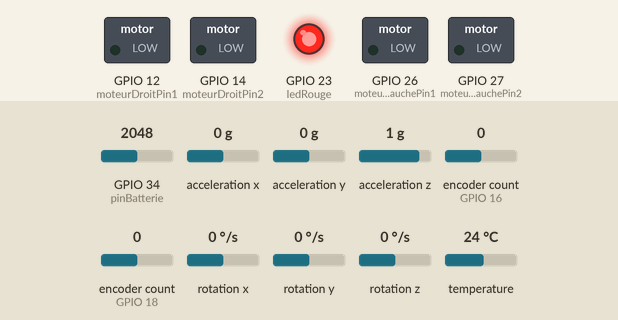
A program run on a simulated ESP32. Shown: switched loads named in the program (green lamp = pin HIGH), output pins drawn as LEDs (lit = HIGH). The inputs (shaded band) are chosen by the test bench; at power-on: GPIO 34 (pinBatterie) = 2048, acceleration y 0 g, rotation z 0 °/s, acceleration x 0 g, acceleration z 1 g, encoder count (sensors on GPIO 16, GPIO 18) 0, rotation x 0 °/s, rotation y 0 °/s, temperature 24 °C. Nothing arrives over Bluetooth unless stated; what the program prints to the serial monitor is not drawn.

Above: at 1.2 s.
1.3 s: GPIO 34 (pinBatterie) set to 3629
4.3 s: GPIO 34 (pinBatterie) set to 3743
At 4.8 s:
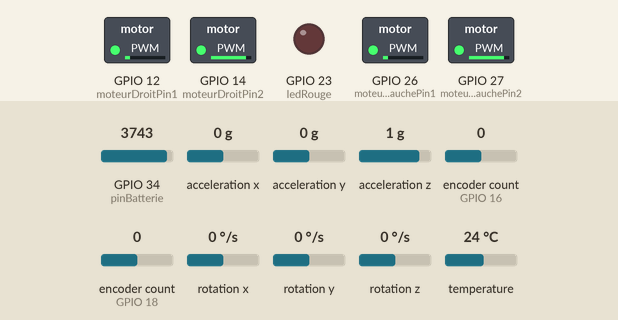
5.8 s: acceleration y set to -1.4 g
At 7.0 s:
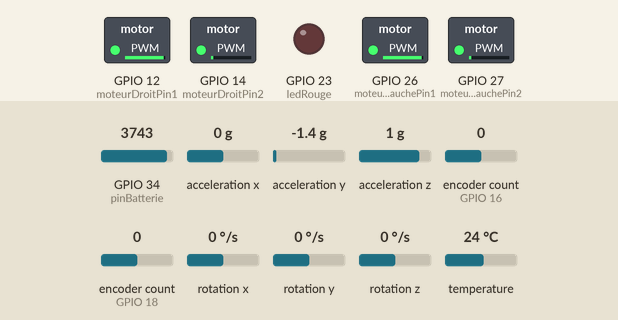
7.3 s: rotation z set to -100 °/s
At 8.93 s:
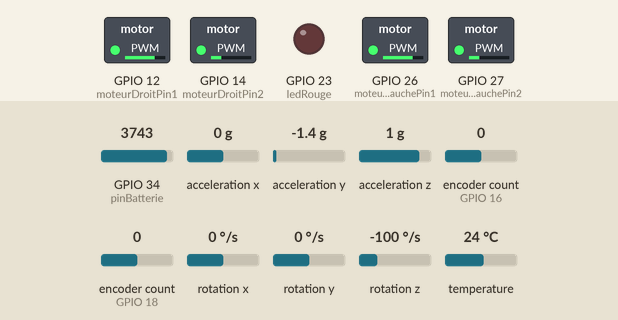
10.3 s: GPIO 34 (pinBatterie) set to 122
At 10.6 s:
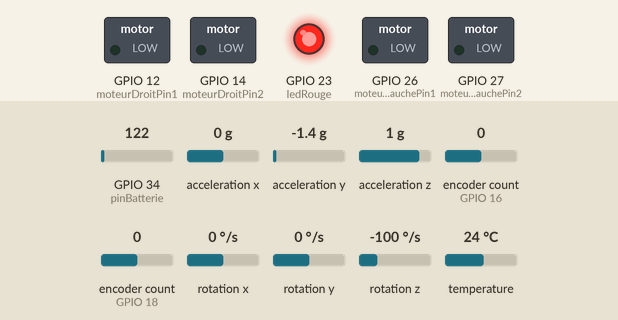
Timing chart, 0 to 13.3 s (numbered marks = the images above; inputs shaded):
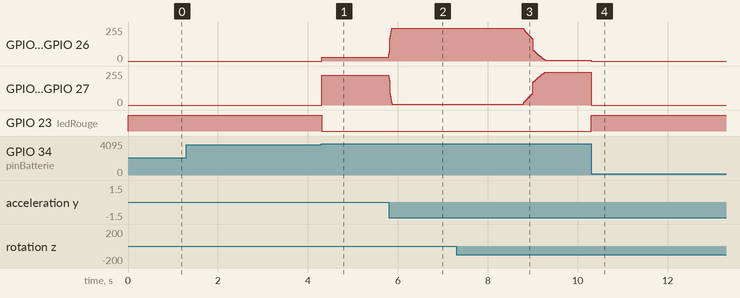

Measured:
- the behaviour switches between 3696 and 3697 on GPIO 34 (pinBatterie) (found by bisection; images 0 and 1)
- after the input at 4.3 s, GPIO 12 (moteurDroitPin1), GPIO 26 (moteurGauchePin1): 0/255 → 30/255 at once; GPIO 14 (moteurDroitPin2), GPIO 27 (moteurGauchePin2): 0/255 → 222/255 at once; GPIO 23 (ledRouge): HIGH → LOW at once
- after the input at 5.8 s, GPIO 12 (moteurDroitPin1), GPIO 26 (moteurGauchePin1): 30/255 → 246/255 at once; GPIO 14 (moteurDroitPin2), GPIO 27 (moteurGauchePin2): 222/255 → 7/255 at once
- after the input at 7.3 s, GPIO 12 (moteurDroitPin1), GPIO 26 (moteurGauchePin1): moves from 246/255 to 7/255 over 0.50 s, starting after 1.5 s; GPIO 14 (moteurDroitPin2), GPIO 27 (moteurGauchePin2): moves from 7/255 to 246/255 over 0.49 s, starting after 1.5 s
- after the input at 10.3 s, GPIO 12 (moteurDroitPin1), GPIO 26 (moteurGauchePin1): 7/255 → 0/255 at once; GPIO 14 (moteurDroitPin2), GPIO 27 (moteurGauchePin2): 246/255 → 0/255 at once; GPIO 23 (ledRouge): LOW → HIGH at once

The program:

main.cpp
```cpp
#include <Arduino.h>
#include <String.h>
#include <Adafruit_MPU6050.h>
#include <Adafruit_Sensor.h>
#include <Wire.h>
#include <ESP32Encoder.h>
#include "BluetoothSerial.h"

BluetoothSerial SerialBT;

// Définir les pins des moteurs
const int moteurGauchePin1 = 26; // IN1
const int moteurGauchePin2 = 27; // IN2
const int moteurDroitPin1 = 12;  // IN3
const int moteurDroitPin2 = 14;  // IN4

// Définir les canaux PWM
const int channelGauche1 = 0;
const int channelGauche2 = 1;
const int channelDroit1 = 2;
const int channelDroit2 = 3;

// LED ROUGE
const int ledRouge = 23;

// Définir la fréquence et la résolution PWM
const int freq = 20000;   // Fréquence en Hz
const int resolution = 8; // Résolution en bits

// Mesure tension batterie
#define pinBatterie 34

// Définir les pins encodeurs
#define CLKD 17 // CLK ENCODER droit
#define DTD 16  // DT ENCODER gauche
#define CLKG 19 // CLK ENCODER gauche
#define DTG 18  // DT ENCODER gauche

ESP32Encoder encoderD;
ESP32Encoder encoderG;

Adafruit_MPU6050 mpu;       // Création d'un objet mpu de type Adafruit_MPU6050 pour interagir avec le capteur MPU6050
sensors_event_t a, g, temp; // Déclaration des variables a, g et temp de type sensors_event_t pour stocker les données du MPU6050

float accx;
float accy;
float accz;

char FlagCalcul = 0;
float Te = 10;    // période d'échantillonage en ms
float Tau = 1000; // constante de temps du filtre en ms
float Tauv = 200;

float thetaG, thetaV, thetaVF, angleGyro, thetaGF, angle;

float thetaeq = 0.044; // 0
float consigne = 0 - thetaeq;

float erreur;
float vitesse;
float commande;
float ec;
float gyro;

float offsetMPU = 0.95; // 0.95

float frt = 40.2; // 0

// Définir les variables pour l'asservissement de vitesse
//  Ajoutez ces variables globales
float vitesseConsigne = 0; // choix de la vitesse de consigne
// float crtlvit;
float positionActuelle = 0;

// float vitesseConsigne = crtlvit;
float derniereErreur = 0;
float integrale = 0;
float vitesseFiltree = 0;
float positionPrecedente = 0;
float vitesseActuelle = 0;
float sommeErreurVitesse = 0;
// réglage PID
float Kp_vitesse = 0.015;
float Ki_vitesse = 0.05;
float Kd_vitesse = 2;
// stockage du temps de la dernière mesure
unsigned long dernierTemps = 0;

float commandeVitesse;

// incrément de la rampe pour la vitesse
float increment = 0.005;

int direction; // direction

int slider;

// contrôle de la batterie
float valeurBrute;
float seuilCritique = 6.5; // seuil critique pour la batterie
float tensionBatterie;     // tension de la batterie
char flagBatterie = 0;     // flag pour la batterie

// coefficient du filtre
float A, B;
float Avit, Bvit;

float Kp = 1276;
float Kd = 28.4;

void controle(void *parameters)
{
  TickType_t xLastWakeTime;
  xLastWakeTime = xTaskGetTickCount();
  while (1)
  {

    if (tensionBatterie < seuilCritique)
    {
      // Allumer la LED rouge
      digitalWrite(ledRouge, HIGH);
      flagBatterie = 1;
    }
    else
    {
      // Éteindre la LED rouge
      digitalWrite(ledRouge, LOW);
      flagBatterie = 0;
    }

    mpu.getEvent(&a, &g, &temp); // Récupérez les données du MPU6050

    // récupérer les données d'accélération
    accx = a.acceleration.x;
    accy = a.acceleration.y;
    accz = a.acceleration.z;

    // Calculez l'angle ici

    // Calculez l'angle à partir des données d'accélération
    thetaG = atan2(a.acceleration.y, a.acceleration.x);

    // Filtrez les deux angles pour obtenir un angle précis
    thetaGF = A * (thetaG + B * thetaGF); // filtre passe bas

    // Calculez l'angle à partir des données de vitesse
    thetaV = -(g.gyro.z) * Tau / 1000;

    thetaVF = A * (thetaV + B * thetaVF); // filtre passe haut

    angle = thetaGF + thetaVF; // angle final

    erreur = (consigne - angle);

    // commande = (erreur * Kp) + (Kd*(g.gyro.z));

    // calcul de la vitesse à parir des encodeurs
    long dernierePositionD = 0;
    long dernierePositionG = 0;
    long nouvellePositionD, nouvellePositionG;
    // unsigned long tempsActuel = millis(); // temps actuel en millisecondes
    // float dt = (tempsActuel - dernierTemps) / 1000.0; // Calcule du temps écoulé en secondes

    // lecture des encodeurs

    nouvellePositionD = encoderD.getCount();
    nouvellePositionG = encoderG.getCount();

    // positionActuelle = ((nouvellePositionD - dernierePositionD) + (nouvellePositionG - dernierePositionG))/2;

    positionActuelle = (nouvellePositionD + nouvellePositionG) / 2;
    vitesseActuelle = (positionActuelle - positionPrecedente);
    positionPrecedente = positionActuelle;

    // filtre passe bas sur la mesure de la vitesse
    vitesseFiltree = Avit * (vitesseActuelle + Bvit * vitesseFiltree);

    dernierePositionD = nouvellePositionD;
    dernierePositionG = nouvellePositionG;

    float erreurVitesse = vitesseConsigne - vitesseFiltree;

    float deltaErreur = erreurVitesse - derniereErreur;
    derniereErreur = erreurVitesse;

    commandeVitesse = Kp_vitesse * erreurVitesse + (Kd_vitesse * deltaErreur) / Te;
    if (commandeVitesse > 0.1)
    {
      commandeVitesse = 0.1;
    }
    else if (commandeVitesse < -0.1)
    {
      commandeVitesse = -0.1;
    }

    consigne = commandeVitesse - thetaeq;

    float commande = (erreur * Kp) + (Kd * (g.gyro.z));

    if (commande >= 0)
    {
      commande = commande + frt; //-60
    }
    else if (commande <= 0)
    {
      commande = commande - frt; //+60
    }

    if (commande >= 120)
    {
      commande = 120;
    }
    else if (commande <= -120)
    {
      commande = -120;
    }

    if (vitesseFiltree < vitesseConsigne)
    {
      vitesseFiltree += increment;
    }
    // Si la vitesse actuelle est supérieure à la vitesse consignée, diminuer la vitesse actuelle
    else if (vitesseFiltree > vitesseConsigne)
    {
      vitesseFiltree -= increment;
    }

    if (flagBatterie == 1)
    {
      ledcWrite(channelGauche2, 0); // IN1
      ledcWrite(channelGauche1, 0); // IN2
      ledcWrite(channelDroit1, 0);  // IN3
      ledcWrite(channelDroit2, 0);  // IN4
    }
    else if (flagBatterie == 0)
    {
      ledcWrite(channelGauche2, 127 - commande + direction); // IN1
      ledcWrite(channelGauche1, 127 + commande - direction); // IN2
      ledcWrite(channelDroit1, 127 + commande + direction);  // IN3
      ledcWrite(channelDroit2, 127 - commande - direction);  // IN4
    }

    // ledcWrite(channelGauche2, 127 - commande + direction); // IN1
    // ledcWrite(channelGauche1, 127 + commande - direction); // IN2
    // ledcWrite(channelDroit1, 127 + commande + direction);  // IN3
    // ledcWrite(channelDroit2, 127 - commande - direction);  // IN4

    FlagCalcul = 1;
    vTaskDelayUntil(&xLastWakeTime, pdMS_TO_TICKS(Te));
  }
}

void setup()
{
  // put your setup code here, to run once:
  Serial.begin(115200);
  SerialBT.begin("ESP32U-A");
  // Configurer les pins et les canaux PWM
  ledcSetup(channelGauche1, freq, resolution);
  ledcSetup(channelGauche2, freq, resolution);
  ledcSetup(channelDroit1, freq, resolution);
  ledcSetup(channelDroit2, freq, resolution);

  ledcAttachPin(moteurGauchePin1, channelGauche1);
  ledcAttachPin(moteurGauchePin2, channelGauche2);
  ledcAttachPin(moteurDroitPin1, channelDroit1);
  ledcAttachPin(moteurDroitPin2, channelDroit2);

  pinMode(ledRouge, OUTPUT);

  pinMode(pinBatterie, INPUT);

  // initialisation des encodeurs
  encoderD.attachHalfQuad(DTD, CLKD);
  encoderD.setCount(0);
  encoderG.attachHalfQuad(DTG, CLKG);
  encoderG.setCount(0);

  Serial.printf("Bonjour \n\r");

  if (!mpu.begin())
  { // Initialisez le MPU6050
    Serial.println("Failed to find MPU6050 chip");
    while (1)
    {
      delay(10);
    }
  }

  xTaskCreate(
      controle,   // nom de la fonction
      "controle", // nom de la tache que nous venons de créer
      10000,      // taille de la pile en octet
      NULL,       // parametre
      10,         // tres haut niveau de priorite
      NULL        // descripteur
  );

  // calcul coeff filtre
  A = 1 / (1 + Tau / Te);
  B = Tau / Te;

  Avit = 1 / (1 + Tauv / Te);
  Bvit = Tauv / Te;

  // mpu.setGyroRange(MPU6050_RANGE_500_DEG);
}

void reception(char ch)
{

  static int i = 0;
  static String chaine = "";
  String commande;
  String valeur;
  int index, length;

  if ((ch == 13) or (ch == 10))
  {
    index = chaine.indexOf(' ');
    length = chaine.length();
    if (index == -1)
    {
      commande = chaine;
      valeur = "";
    }
    else
    {
      commande = chaine.substring(0, index);
      valeur = chaine.substring(index + 1, length);
    }

    if (commande == "Tau")
    {
      Tau = valeur.toFloat();
      // calcul coeff filtre
      A = 1 / (1 + Tau / Te);
      B = Tau / Te * A;
    }
    if (commande == "Te")
    {
      Te = valeur.toInt();
    }
    if (commande == "Kp")
    {
      Kp = valeur.toFloat();
    }
    if (commande == "Kd")
    {
      Kd = valeur.toFloat();
    }
    if (commande == "thetaeq")
    {
      thetaeq = valeur.toFloat();
    }
    if (commande == "frt")
    {
      frt = valeur.toFloat();
    }
    if (commande == "kpv")
    {
      Kp_vitesse = valeur.toFloat();
    }
    if (commande == "kiv")
    {
      Ki_vitesse = valeur.toFloat();
    }
    if (commande == "kdv")
    {
      Kd_vitesse = valeur.toFloat();
    }
    if (commande == "Tauv")
    {
      Tauv = valeur.toFloat();
    }
    if (commande == "crtl")
    {
      vitesseConsigne = valeur.toFloat();
    }
    if (commande == "D")
    {
      direction = valeur.toFloat();
    }

    chaine = "";
  }
  else
  {
    chaine += ch;
  }
}

void receptionBT(char ch)
{

  static int i = 0;
  static String chaine = "";
  String commande;
  String valeur;
  int index, length;

  Serial.printf("%c", ch);
  if ((ch == 13) or (ch == 10) or (ch == '#'))
  {
    index = chaine.indexOf(' ');
    length = chaine.length();
    if (index == -1)
    {
      commande = chaine;
      valeur = "";
    }
    else
    {
      commande = chaine.substring(0, index);
      valeur = chaine.substring(index + 1, length);
    }

    if (commande == "A")
    {
      vitesseConsigne = 5;
    }
    if (commande == "R")
    {
      vitesseConsigne = -5;
    }
    if (commande == "S")
    {
      vitesseConsigne = 0;
    }
    if (commande == "T")
    {
      vitesseConsigne = valeur.toInt();
    }
    if (commande == "D")
    {
      direction = 1.2 * valeur.toInt();
    }
    chaine = "";
  }
  else
  {
    chaine += ch;
  }
}

void loop()
{

  while (SerialBT.available() > 0) // tant qu'il y a des caractères à lire
  {
    receptionBT(SerialBT.read());
  }

  // Lire la valeur de tension de la batterie
  valeurBrute = analogRead(pinBatterie);
  tensionBatterie = (valeurBrute / 4095.0) * 3.23;

  // Convertir la tension du pont diviseur en tension de la batterie
  tensionBatterie = tensionBatterie * (7.2 / 3.23);

  Serial.printf("Tension de la batterie : %2f V   Valeur brute: %d \n", tensionBatterie, valeurBrute);
  SerialBT.printf("*B%d\n", int(tensionBatterie * 10));

  // // Vérifier si la tension de la batterie est critique
  // if (tensionBatterie < seuilCritique) {
  //     // Allumer la LED rouge
  //     digitalWrite(ledRouge, HIGH);
  // } else {
  //     // Éteindre la LED rouge
  //     digitalWrite(ledRouge, LOW);
  // }

  if (FlagCalcul == 1)
  {
    // Serial.printf("%f %f %f %f \n", thetaG,thetaGF,thetaVF,  angle); //affichage sur le moniteur série des données filtrées
    // Serial.printf("%f %f %f %f\n", erreur, commande); // affichage de l'angle sur le moniteur série
    // Serial.printf("%f %f\n",positionActuelle,vitesseFiltree);
    // Serial.printf("%f",vitesseActuelle);
    // Serial.printf("  %f",vitesseFiltree);
    // Serial.printf("    %f",angle);
    // Serial.printf("      %f\n",direction);
    FlagCalcul = 0;
  }
}

void serialEvent()
{
  while (Serial.available() > 0) // tant qu'il y a des caractères à lire
  {
    reception(Serial.read());
  }
}

// sauvegarde du programme

// #include <Arduino.h>
// #include <String.h>
// #include <Adafruit_MPU6050.h>
// #include <Adafruit_Sensor.h>
// #include <Wire.h>
// #include <ESP32Encoder.h>

// // Définir les pins des moteurs
// const int moteurGauchePin1 = 26; // IN1
// const int moteurGauchePin2 = 27; // IN2
// const int moteurDroitPin1 = 12;  // IN3
// const int moteurDroitPin2 = 14;  // IN4

// // Définir les canaux PWM
// const int channelGauche1 = 0;
// const int channelGauche2 = 1;
// const int channelDroit1 = 2;
// const int channelDroit2 = 3;

// // Définir la fréquence et la résolution PWM
// const int freq = 20000;   // Fréquence en Hz
// const int resolution = 8; // Résolution en bits

// //Définir les pins encodeurs
// #define CLKD 17 // CLK ENCODER droit
// #define DTD 16// DT ENCODER gauche
// #define CLKG 18 // CLK ENCODER gauche
// #define DTG 19// DT ENCODER gauche

// ESP32Encoder encoderD;
// ESP32Encoder encoderG;

// Adafruit_MPU6050 mpu;       // Création d'un objet mpu de type Adafruit_MPU6050 pour interagir avec le capteur MPU6050
// sensors_event_t a, g, temp; // Déclaration des variables a, g et temp de type sensors_event_t pour stocker les données du MPU6050

// float accx;
// float accy;
// float accz;

// char FlagCalcul = 0;
// float Te = 10;    // période d'échantillonage en ms
// float Tau = 1000; // constante de temps du filtre en ms

// float thetaG, thetaV, thetaVF, angleGyro, thetaGF, angle;

// float thetaeq = 0;
// float consigne = 0 - thetaeq;
// float erreur;
// float vitesse;
// float aplus;
// float amoins;
// float commande;
// float ec;
// float gyro;

// float offsetMPU= 0.95; //0.95

// float frt=0;

// // coefficient du filtre
// float A, B;

// float Kp = 500;
// float Kd = 1;
// void controle(void *parameters)
// {
//   TickType_t xLastWakeTime;
//   xLastWakeTime = xTaskGetTickCount();
//   while (1)
//   {

//     mpu.getEvent(&a, &g, &temp); // Récupérez les données du MPU6050

//     // récupérer les données d'accélération
//     accx = a.acceleration.x;
//     accy = a.acceleration.y;
//     accz = a.acceleration.z;

//     // Calculez l'angle ici

//     // Calculez l'angle à partir des données d'accélération
//     thetaG = atan2(a.acceleration.y, a.acceleration.x);

//     // Filtrez les deux angles pour obtenir un angle précis
//     thetaGF = A * (thetaG + B * thetaGF); // filtre passe bas

//     // Calculez l'angle à partir des données de vitesse
//     thetaV = -(g.gyro.z) * Tau / 1000;

//     thetaVF = A * (thetaV + B * thetaVF); // filtre passe haut

//     angle = thetaGF + thetaVF; // angle final

//     erreur = (consigne - angle);

//     commande = (erreur * Kp) + (Kd*(g.gyro.z));

//     if (commande >= 0)
//     {
//       commande = commande + frt; //-60
//     }
//     else if (commande <= 0)
//     {
//       commande = commande - frt; //+60
//     }

//     if (commande >= 120)
//     {
//       commande = 120;
//     }
//     else if (commande <= -120)
//     {
//       commande = -120;
//     }

//     ledcWrite(channelGauche1, 127 + commande); // IN1
//     ledcWrite(channelGauche2, 127 - commande); // IN2
//     ledcWrite(channelDroit1, 127 + commande);  // IN3
//     ledcWrite(channelDroit2, 127 - commande);  // IN4

//     //lecture des encodeurs
//     long newPositionD = -encoderD.getCount() / 2;
//     long newPositionG = encoderG.getCount() / 2;

//     FlagCalcul = 1;
//     vTaskDelayUntil(&xLastWakeTime, pdMS_TO_TICKS(Te));
//   }
// }

// void setup()
// {
//   // put your setup code here, to run once:
//   Serial.begin(115200);
//   // Configurer les pins et les canaux PWM
//   ledcSetup(channelGauche1, freq, resolution);
//   ledcSetup(channelGauche2, freq, resolution);
//   ledcSetup(channelDroit1, freq, resolution);
//   ledcSetup(channelDroit2, freq, resolution);

//   ledcAttachPin(moteurGauchePin1, channelGauche1);
//   ledcAttachPin(moteurGauchePin2, channelGauche2);
//   ledcAttachPin(moteurDroitPin1, channelDroit1);
//   ledcAttachPin(moteurDroitPin2, channelDroit2);

//   //initialisation des encodeurs
//   encoderD.attachHalfQuad ( DTD, CLKD );
//   encoderD.setCount ( 0 );
//   encoderG.attachHalfQuad ( DTG, CLKG );
//   encoderG.setCount ( 0 );

//   Serial.printf("Bonjour \n\r");

//   if (!mpu.begin())
//   { // Initialisez le MPU6050
//     Serial.println("Failed to find MPU6050 chip");
//     while (1)
//     {
//       delay(10);
//     }
//   }

//   xTaskCreate(
//       controle,   // nom de la fonction
//       "controle", // nom de la tache que nous venons de créer
//       10000,      // taille de la pile en octet
//       NULL,       // parametre
//       10,         // tres haut niveau de priorite
//       NULL        // descripteur
//   );

//   // calcul coeff filtre
//   A = 1 / (1 + Tau / Te);
//   B = Tau / Te;

//   //mpu.setGyroRange(MPU6050_RANGE_500_DEG);
// }

// void reception(char ch)
// {

//   static int i = 0;
//   static String chaine = "";
//   String commande;
//   String valeur;
//   int index, length;

//   if ((ch == 13) or (ch == 10))
//   {
//     index = chaine.indexOf(' ');
//     length = chaine.length();
//     if (index == -1)
//     {
//       commande = chaine;
//       valeur = "";
//     }
//     else
//     {
//       commande = chaine.substring(0, index);
//       valeur = chaine.substring(index + 1, length);
//     }

//     if (commande == "Tau")
//     {
//       Tau = valeur.toFloat();
//       // calcul coeff filtre
//       A = 1 / (1 + Tau / Te);
//       B = Tau / Te * A;
//     }
//     if (commande == "Te")
//     {
//       Te = valeur.toInt();
//     }
//     if (commande == "Kp")
//     {
//       Kp = valeur.toFloat();
//     }
//     if (commande == "Kd")
//     {
//       Kd = valeur.toFloat();
//     }
//     if (commande == "thetaeq")
//     {
//       thetaeq = valeur.toFloat();
//     }
//     if (commande == "frt") {
//       frt = valeur.toFloat();
//     }

//     chaine = "";
//   }
//   else
//   {
//     chaine += ch;
//   }
// }

// void loop()
// {

//   // if (erreur <=0) {
//   //   erreur2 = erreur* -120;
//   // }else {
//   //   erreur2 = erreur*120;
//   // }

//   // commande = (erreur*Kp)+(g.gyro.z*-1*Kd);

//   // if (commande >= 0){
//   //   commande = commande+100;
//   // }else {
//   //   commande = commande-100;
//   // }

//   aplus = 127 + commande;
//   amoins = 127 - commande;

//   vitesse = round(erreur * (aplus + amoins));

//   if (vitesse > 255)
//   {
//     vitesse = 255;
//   }
//   else if (vitesse < -255)
//   {
//     vitesse = -255;
//   }

//   if (FlagCalcul == 1)
//   {
//     // Serial.printf("%f %f %f %f \n", thetaG,thetaGF,thetaVF,  angle); //affichage sur le moniteur série des données filtrées
//     Serial.printf("%f %f %f %f\n", erreur, commande); // affichage de l'angle sur le moniteur série
//    // Serial.printf("%f \n",g.gyro.z);
//     FlagCalcul = 0;
//   }
// }

// void serialEvent()
// {
//   while (Serial.available() > 0) // tant qu'il y a des caractères à lire
//   {
//     reception(Serial.read());
//   }
// }
```
